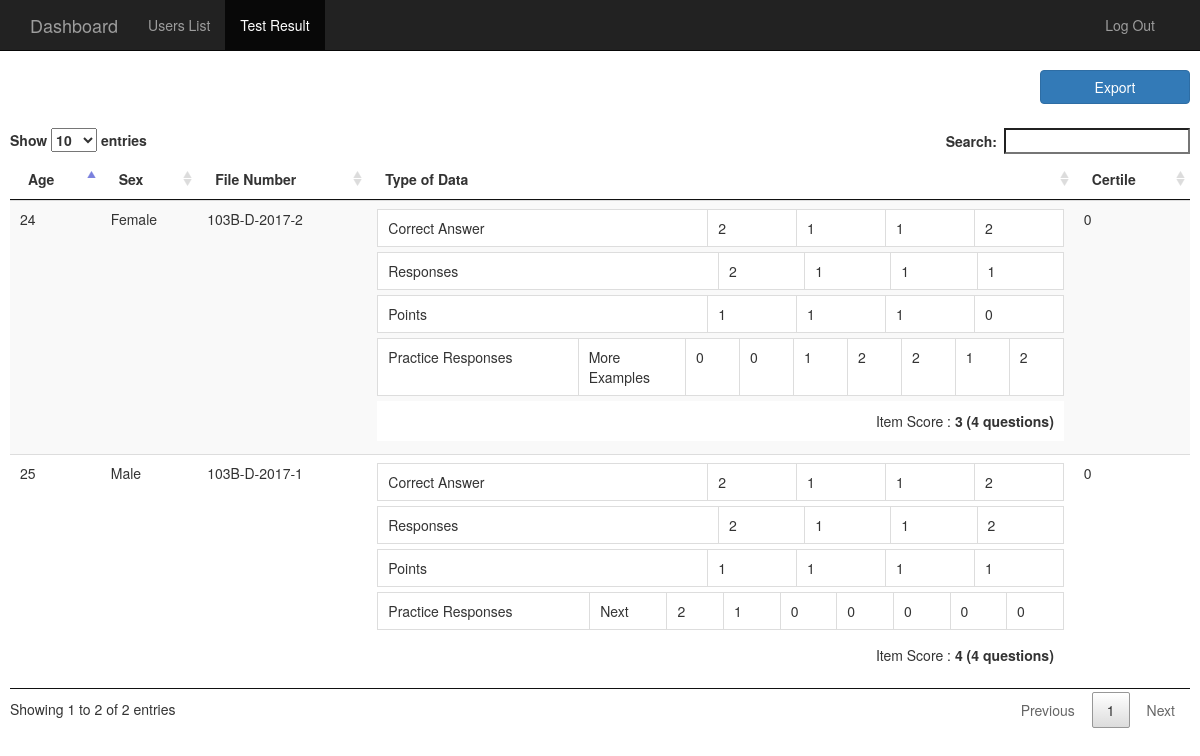
The page /index.php/usertestresult on the database its author committed.
### tables this page shows
CREATE TABLE IF NOT EXISTS `pitch_users` (
  `id` int(11) NOT NULL AUTO_INCREMENT,
  `firstname` varchar(30) NOT NULL,
  `lastname` varchar(30) NOT NULL,
  `age` varchar(6) DEFAULT NULL,
  `gender` varchar(6) NOT NULL,
  `filenumber` varchar(30) NOT NULL,
  `addeddate` datetime NOT NULL,
  `completeddate` datetime NOT NULL,
  `active` tinyint(1) DEFAULT '1',
  `status` tinyint(1) NOT NULL,
  PRIMARY KEY (`id`),
  UNIQUE KEY `filenumber` (`filenumber`)
);

### application/controllers/UserTestResult.php (called while the page is built, shortened)
<?php
class Usertestresult extends CI_Controller {
	public function index()
	{
		$this->load->model('adminmodel');
		$arrData['TestResults'] = $this->adminmodel->FetchTestResult();
		foreach ($arrData['TestResults'] as $key => &$value)
		{
			$intScore = $this->adminmodel->FetchUserResult($value['id']);
		}
		$this->load->view('user_test_result', $arrData);
	}
}

### index.php (called while the page is built, shortened)
<?php
require_once BASEPATH.'core/CodeIgniter.php';

### application/models/AdminModel.php (called while the page is built, shortened)
<?php
class Adminmodel extends CI_Model
{
	function FetchUsers()
	{
		$strQuery = 'SELECT * FROM pitch_users ORDER BY id DESC';
		$objQuery = $this->db->query($strQuery);
		return $objQuery->result_array();
	}
	function FetchUserResult($id_user)
	{
		$arrTemp = $this->_userResults($id_user);
		$intCounter = 0;
		foreach ($arrTemp as $key => $value) {
			if($value['includeinscoring'] && ($value['optionid'] == $value['answer']))
			{
				$intCounter = $intCounter + 1;
			}
		}
		return $intCounter;
	}
	function _userResults($id_user)
	{
		$strQuery = 'SELECT ua.`questionid`, ua.`optionid`, q.`answer`, q.includeinscoring FROM pitch_user_answers ua INNER JOIN pitch_questions q ON q.id = ua.`questionid` WHERE q.questiontype = "test" AND userid = '.$id_user;
		$objQuery = $this->db->query($strQuery);
		if($objQuery->num_rows() > 0)
		{
			return $objQuery->result_array();
		}
		else
		{
			return array();
		}
	}
	function _userPracticeResults($id_user)
	{
		$strQuery = 'SELECT ua.`questionid`, ua.`optionid`, q.`answer`, q.includeinscoring FROM pitch_user_answers ua INNER JOIN pitch_questions q ON q.id = ua.`questionid` WHERE q.questiontype = "practice" AND userid = '.$id_user;
		$objQuery = $this->db->query($strQuery);
		if($objQuery->num_rows() > 0)
		{
			return $objQuery->result_array();
		}
		else
		{
			return array();
		}
	}
	function FetchTestResult()
	{
		$arrUsers = $this->FetchUsers();
		foreach ($arrUsers as $key => &$value)
		{
			$value['practice_result'] = $this->_userPracticeResults($value['id']);
		}
		return $arrUsers;
	}
}
?>

### application/views/user_test_result.php (the view, shortened to what this page needs)
<?php include 'admin_header.php'; ?>
			<nav class="navbar navbar-inverse navbar-fixed-top">
				<div class="container">
					<div class="navbar-header">
						<a class="navbar-brand" href="#">Dashboard</a>
					</div>
					<div id="navbar" class="navbar-collapse collapse">
						<ul class="nav navbar-nav" style="float:none;">
							<li><a href="<?=base_url();?>userslist">Users List</a></li>
							<li class="active"><a href="<?=base_url();?>usertestresult">Test Result</a></li>
							<li class="pull-right"><a href="<?=base_url();?>admindashboard/logout">Log Out</a></li>
						</ul>
					</div>
				</div>
			</nav>
			<section class="adminDashboardView">
				<div>
					<a id="btnExport" class="btn btn-primary pull-right col-md-1 col-sm-1" target="_blank" href="<?=base_url();?>usertestresult/export" style="width:150px; min-width:inherit; margin-bottom: 2%;"> Export </a>
				</div>
				<div class="UserListView">
					<table width="100%" cellspacing="0" cellpadding="0" id="usersTestResultList" class="table table-responsive table-striped">
						<thead>
							<tr>
								<th>Age</th>
								<th>Sex</th>
								<th>File Number</th>
								<th>Type of Data</th>
								<th>Certile</th>
							</tr>
						</thead>
						<tbody>
						<?php
							foreach ($TestResults as $key => $value) {
						?>
							<tr>
								<td valign="middle"><?=$value['age'];?></td>
								<td><?=$value['gender'];?></td>
								<td valign="middle"><?=$value['filenumber'];?></td>
								<td>
									<table width="100%" cellspacing="0" cellpadding="0" class="table table-bordered">
										<tr>
											<td width="10%">Correct Answer</td>
											<?php
												for($intCtr = 0; $intCtr < count($value['test_result']); $intCtr++){
											?>
											<td width="2.3%"><?=$value['test_result'][$intCtr]['answer'];?></td>
											<?php } ?>
										</tr>
									</table>
									<table width="100%" cellspacing="0" cellpadding="0" class="table table-bordered">
										<tr>
											<td width="10%">Responses</td>
											<?php
												for($intCtr = 0; $intCtr< sizeof($value['test_result']); $intCtr++){
											?>
											<td width="2.3%"><?=$value['test_result'][$intCtr]['optionid'];?></td>
											<?php } ?>
										</tr>
									</table>
									<table width="100%" cellspacing="0" cellpadding="0" class="table table-bordered">
										<tr>
											<td width="10%">Points</td>
											<?php
												$intCorrectAnswer = 0;
												for($intCtr = 0; $intCtr< sizeof($value['test_result']); $intCtr++){
											?>
											<td width="2.3%">
												<?php
													if($value['test_result'][$intCtr]['answer'] == $value['test_result'][$intCtr]['optionid'] && $value['test_result'][$intCtr]['includeinscoring'])
													{
														$intCorrectAnswer = $intCorrectAnswer+1;
														echo 1;
													}else
													{
														echo 0;
													}
												?>
											</td>
											<?php } ?>
										</tr>
									</table>
									<table width="100%" cellspacing="0" cellpadding="0" class="table table-bordered">
										<tr>
											<td width="10%">Practice Responses</td>
											<?php
												if($value['status'] == 1) :
											?>
											<td width="2.3%">Next</td>
											<?php
												elseif($value['status'] == 2) :
											?>
											<td width="2.3%">More Examples</td>
											<?php
												endif;
											?>
											</td>
											<?php
												if($value['status'] == 1) :
													for($intCtr = 0; $intCtr< sizeof($value['practice_result']); $intCtr++) :
											?>
													<td width="2.3%"><?=$value['practice_result'][$intCtr]['optionid'];?></td>
													<?php
													endfor;
													for($i=0;$i<5;$i++) :
													?>
													<td width="2.3%">0</td>
											<?php
													endfor;
												elseif($value['status'] == 2) :
													for($i=0;$i<2;$i++) :
												?>
													<td width="2.3%">0</td>
												<?php
													endfor;
													for($intCtr = 0; $intCtr< sizeof($value['practice_result']); $intCtr++) :
												?>
													<td width="2.3%"><?=$value['practice_result'][$intCtr]['optionid'];?></td>
											<?php
													endfor;
												endif;
											?>
										</tr>
									</table>
									<table width="100%" cellpadding="0" cellspacing="0">
										<tr>
											<td align="right" style="padding:10px;">Item Score : <strong><?=$intCorrectAnswer;?> (<?=sizeof($value['test_result']);?> questions)</strong></td>
										</tr>
									</table>
								<td><?=$value['certile'];?></td>
						<?php
							}
						?>
				</div>
			</section>
<?php include 'admin_footer.php'; ?>

### resources/css/admin.css (style rules this page uses)
html, body { height: 100%; background:#fff; }
.adminDashboardView { margin:70px 10px 0px; }
.adminDashboardView td > table { margin:0 0 5px 0; }

### rows shown on the page
pitch_users: age "24", gender "Female", filenumber "103B-D-2017-2", answer "2", answer "1", optionid "2", optionid "1", status "More Examples", intCorrectAnswer "3", sizeof($value['test_result']) "4", certile "0"
pitch_users: age "25", gender "Male", filenumber "103B-D-2017-1", answer "2", answer "1", optionid "2", optionid "1", status "Next", intCorrectAnswer "4", sizeof($value['test_result']) "4", certile "0"
